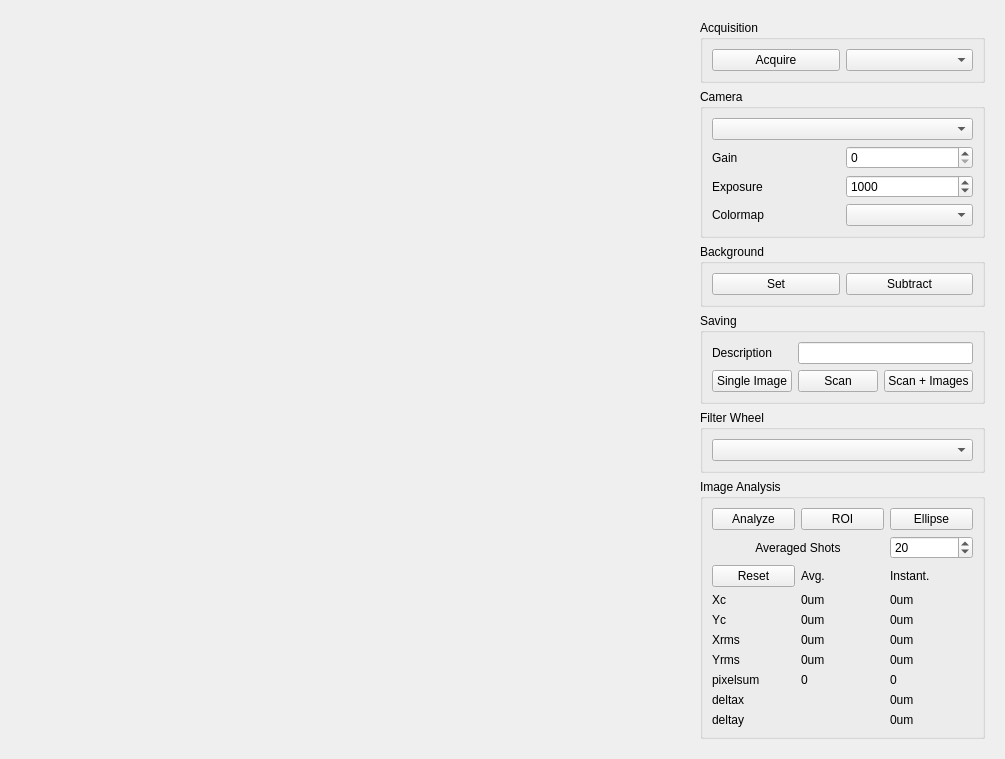
<?xml version="1.0" encoding="UTF-8"?>
<ui version="4.0">
 <class>Form</class>
 <widget class="QWidget" name="Form">
  <property name="geometry">
   <rect>
    <x>0</x>
    <y>0</y>
    <width>1005</width>
    <height>734</height>
   </rect>
  </property>
  <property name="windowTitle">
   <string>Form</string>
  </property>
  <layout class="QHBoxLayout" name="horizontalLayout">
   <item>
    <spacer name="horizontalSpacer">
     <property name="orientation">
      <enum>Qt::Horizontal</enum>
     </property>
     <property name="sizeHint" stdset="0">
      <size>
       <width>40</width>
       <height>20</height>
      </size>
     </property>
    </spacer>
   </item>
   <item>
    <widget class="QWidget" name="widget_4" native="true">
     <property name="minimumSize">
      <size>
       <width>450</width>
       <height>0</height>
      </size>
     </property>
     <layout class="QVBoxLayout" name="verticalLayout_7">
      <item>
       <widget class="QWidget" name="histWidget" native="true">
        <layout class="QVBoxLayout" name="verticalLayout_11">
         <item>
          <layout class="QVBoxLayout" name="histLayout"/>
         </item>
        </layout>
       </widget>
      </item>
      <item>
       <widget class="QWidget" name="imageWidget" native="true">
        <layout class="QVBoxLayout" name="verticalLayout_8">
         <item>
          <layout class="QVBoxLayout" name="imageLayout"/>
         </item>
        </layout>
       </widget>
      </item>
     </layout>
    </widget>
   </item>
   <item>
    <widget class="QWidget" name="widget_2" native="true">
     <layout class="QVBoxLayout" name="verticalLayout">
      <item>
       <widget class="QGroupBox" name="groupBox">
        <property name="title">
         <string>Acquisition</string>
        </property>
        <layout class="QHBoxLayout" name="horizontalLayout_2">
         <item>
          <widget class="QPushButton" name="acquireButton">
           <property name="text">
            <string>Acquire</string>
           </property>
          </widget>
         </item>
         <item>
          <widget class="QComboBox" name="acqmodeCombo"/>
         </item>
        </layout>
       </widget>
      </item>
      <item>
       <widget class="QGroupBox" name="groupBox_2">
        <property name="title">
         <string>Camera</string>
        </property>
        <layout class="QVBoxLayout" name="verticalLayout_3">
         <item>
          <layout class="QGridLayout" name="gridLayout">
           <item row="3" column="1">
            <widget class="QSpinBox" name="exposureInput">
             <property name="minimum">
              <number>500</number>
             </property>
             <property name="maximum">
              <number>2000</number>
             </property>
             <property name="singleStep">
              <number>100</number>
             </property>
             <property name="value">
              <number>1000</number>
             </property>
            </widget>
           </item>
           <item row="2" column="0">
            <widget class="QLabel" name="gainLabel">
             <property name="text">
              <string>Gain</string>
             </property>
            </widget>
           </item>
           <item row="2" column="1">
            <widget class="QSpinBox" name="gainInput">
             <property name="maximum">
              <number>24</number>
             </property>
            </widget>
           </item>
           <item row="0" column="0" colspan="2">
            <widget class="QComboBox" name="cameraCombo"/>
           </item>
           <item row="3" column="0">
            <widget class="QLabel" name="label_2">
             <property name="text">
              <string>Exposure</string>
             </property>
            </widget>
           </item>
           <item row="4" column="0">
            <widget class="QLabel" name="label_10">
             <property name="text">
              <string>Colormap</string>
             </property>
            </widget>
           </item>
           <item row="4" column="1">
            <widget class="QComboBox" name="colormapCombo"/>
           </item>
          </layout>
         </item>
        </layout>
       </widget>
      </item>
      <item>
       <widget class="QGroupBox" name="groupBox_3">
        <property name="title">
         <string>Background</string>
        </property>
        <layout class="QHBoxLayout" name="horizontalLayout_3">
         <item>
          <widget class="QPushButton" name="setButton">
           <property name="text">
            <string>Set</string>
           </property>
          </widget>
         </item>
         <item>
          <widget class="QPushButton" name="subtractButton">
           <property name="text">
            <string>Subtract</string>
           </property>
          </widget>
         </item>
        </layout>
       </widget>
      </item>
      <item>
       <widget class="QGroupBox" name="groupBox_4">
        <property name="title">
         <string>Saving</string>
        </property>
        <layout class="QGridLayout" name="gridLayout_3">
         <item row="1" column="0">
          <widget class="QPushButton" name="singleButton">
           <property name="text">
            <string>Single Image</string>
           </property>
          </widget>
         </item>
         <item row="0" column="1" colspan="2">
          <widget class="QLineEdit" name="descriptionEdit">
           <property name="sizePolicy">
            <sizepolicy hsizetype="Expanding" vsizetype="Fixed">
             <horstretch>0</horstretch>
             <verstretch>0</verstretch>
            </sizepolicy>
           </property>
          </widget>
         </item>
         <item row="0" column="0">
          <widget class="QLabel" name="label_11">
           <property name="text">
            <string>Description</string>
           </property>
          </widget>
         </item>
         <item row="1" column="1">
          <widget class="QPushButton" name="scanButton">
           <property name="text">
            <string>Scan</string>
           </property>
          </widget>
         </item>
         <item row="1" column="2">
          <widget class="QPushButton" name="imagescanButton">
           <property name="text">
            <string>Scan + Images</string>
           </property>
          </widget>
         </item>
        </layout>
       </widget>
      </item>
      <item>
       <widget class="QGroupBox" name="groupBox_5">
        <property name="title">
         <string>Filter Wheel</string>
        </property>
        <layout class="QVBoxLayout" name="verticalLayout_4">
         <item>
          <widget class="QComboBox" name="filterCombo"/>
         </item>
        </layout>
       </widget>
      </item>
      <item>
       <widget class="QGroupBox" name="groupBox_6">
        <property name="title">
         <string>Image Analysis</string>
        </property>
        <layout class="QVBoxLayout" name="verticalLayout_5">
         <item>
          <layout class="QGridLayout" name="gridLayout_2">
           <item row="7" column="1">
            <widget class="QLabel" name="pixelSumAvg">
             <property name="text">
              <string>0</string>
             </property>
            </widget>
           </item>
           <item row="7" column="0">
            <widget class="QLabel" name="label_8">
             <property name="text">
              <string>pixelsum</string>
             </property>
            </widget>
           </item>
           <item row="7" column="2">
            <widget class="QLabel" name="pixelSumInstant">
             <property name="text">
              <string>0</string>
             </property>
            </widget>
           </item>
           <item row="2" column="2">
            <widget class="QLabel" name="label_13">
             <property name="text">
              <string>Instant.</string>
             </property>
            </widget>
           </item>
           <item row="3" column="2">
            <widget class="QLabel" name="xcInstant">
             <property name="text">
              <string>0um</string>
             </property>
            </widget>
           </item>
           <item row="0" column="2">
            <widget class="QPushButton" name="ellipseButton">
             <property name="text">
              <string>Ellipse</string>
             </property>
            </widget>
           </item>
           <item row="2" column="1">
            <widget class="QLabel" name="avgLabel">
             <property name="text">
              <string>Avg.</string>
             </property>
            </widget>
           </item>
           <item row="6" column="2">
            <widget class="QLabel" name="yrmsInstant">
             <property name="text">
              <string>0um</string>
             </property>
            </widget>
           </item>
           <item row="4" column="0">
            <widget class="QLabel" name="label_5">
             <property name="text">
              <string>Yc</string>
             </property>
            </widget>
           </item>
           <item row="4" column="1">
            <widget class="QLabel" name="ycAvg">
             <property name="text">
              <string>0um</string>
             </property>
            </widget>
           </item>
           <item row="4" column="2">
            <widget class="QLabel" name="ycInstant">
             <property name="text">
              <string>0um</string>
             </property>
            </widget>
           </item>
           <item row="5" column="0">
            <widget class="QLabel" name="label_3">
             <property name="text">
              <string>Xrms</string>
             </property>
            </widget>
           </item>
           <item row="3" column="1">
            <widget class="QLabel" name="xcAvg">
             <property name="text">
              <string>0um</string>
             </property>
            </widget>
           </item>
           <item row="6" column="0">
            <widget class="QLabel" name="label_4">
             <property name="text">
              <string>Yrms</string>
             </property>
            </widget>
           </item>
           <item row="5" column="2">
            <widget class="QLabel" name="xrmsInstant">
             <property name="text">
              <string>0um</string>
             </property>
            </widget>
           </item>
           <item row="5" column="1">
            <widget class="QLabel" name="xrmsAvg">
             <property name="text">
              <string>0um</string>
             </property>
            </widget>
           </item>
           <item row="2" column="0">
            <widget class="QPushButton" name="resetButton">
             <property name="text">
              <string>Reset</string>
             </property>
            </widget>
           </item>
           <item row="6" column="1">
            <widget class="QLabel" name="yrmsAvg">
             <property name="text">
              <string>0um</string>
             </property>
            </widget>
           </item>
           <item row="0" column="0">
            <widget class="QPushButton" name="analyzeButton">
             <property name="text">
              <string>Analyze</string>
             </property>
            </widget>
           </item>
           <item row="0" column="1">
            <widget class="QPushButton" name="roiButton">
             <property name="text">
              <string>ROI</string>
             </property>
            </widget>
           </item>
           <item row="3" column="0">
            <widget class="QLabel" name="label">
             <property name="text">
              <string>Xc</string>
             </property>
            </widget>
           </item>
           <item row="9" column="0">
            <widget class="QLabel" name="label_7">
             <property name="text">
              <string>deltay</string>
             </property>
            </widget>
           </item>
           <item row="8" column="0">
            <widget class="QLabel" name="label_6">
             <property name="text">
              <string>deltax</string>
             </property>
            </widget>
           </item>
           <item row="8" column="2">
            <widget class="QLabel" name="deltaxInstant">
             <property name="text">
              <string>0um</string>
             </property>
            </widget>
           </item>
           <item row="9" column="2">
            <widget class="QLabel" name="deltayInstant">
             <property name="text">
              <string>0um</string>
             </property>
            </widget>
           </item>
           <item row="1" column="0" colspan="2">
            <widget class="QLabel" name="label_9">
             <property name="text">
              <string>Averaged Shots</string>
             </property>
             <property name="alignment">
              <set>Qt::AlignCenter</set>
             </property>
            </widget>
           </item>
           <item row="1" column="2">
            <widget class="QSpinBox" name="shotsInput">
             <property name="minimum">
              <number>1</number>
             </property>
             <property name="maximum">
              <number>200</number>
             </property>
             <property name="value">
              <number>20</number>
             </property>
            </widget>
           </item>
          </layout>
         </item>
        </layout>
       </widget>
      </item>
      <item>
       <spacer name="verticalSpacer">
        <property name="orientation">
         <enum>Qt::Vertical</enum>
        </property>
        <property name="sizeHint" stdset="0">
         <size>
          <width>20</width>
          <height>40</height>
         </size>
        </property>
       </spacer>
      </item>
     </layout>
    </widget>
   </item>
  </layout>
 </widget>
 <resources/>
 <connections/>
</ui>
